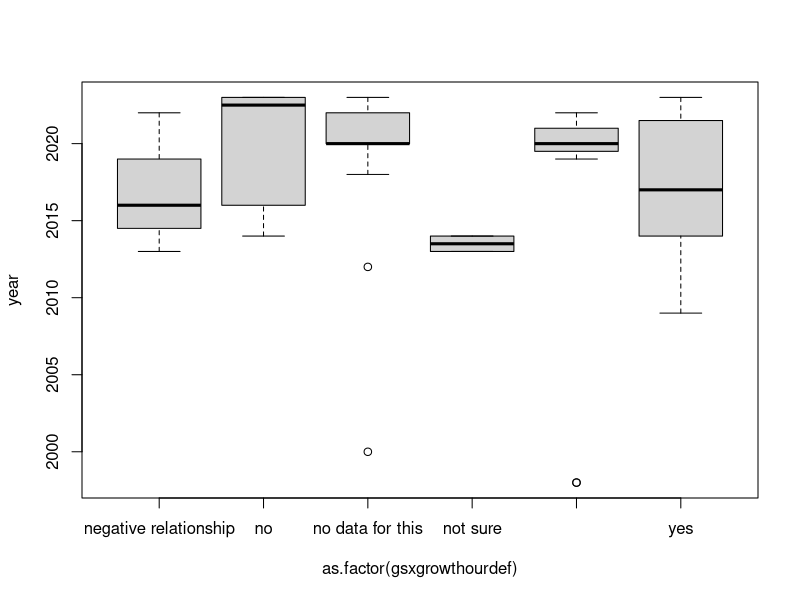

The R source for this figure:
## Started 27 August 2023 ##
## Organizing code that is not cleaning ##

# housekeeping
rm(list=ls()) 
options(stringsAsFactors=FALSE)

# Setting working directory. Add in your own path in an if statement for your file structure
if(length(grep("lizzie", getwd())>0)) { 
  setwd("~/Documents/git/projects/grephon/grephon/analyses")
} else if (length(grep("ailene", getwd()))>0) 
{setwd("C:/Users/ailene.ettinger/Documents/GitHub/grephon/analyses")
}

## packages
library(tidyverse)

# get the data
d <- read.csv("output/grephontable.csv")


##################################
##  Looking at what we've found ##
## This should get moved eventually ## 
######################################
## code from growthgsl.R

papernum <- length(unique(d$paper_id))
studynum <- nrow(d)

# Which papers have data but do not test it?
d$paper_id[d$gsxgrowthourdef=="not tested but have data"]
withdatanottested <- d[which(d$gsxgrowthourdef=="not tested but have data"),]
numwithdatanottested <- length(unique(withdatanottested$paper_id))

# Any trends with year? No.
substrRight <- function(x, n){
  substr(x, nchar(x)-n+1, nchar(x))
}

d$year <- as.numeric(substrRight(d$paper_id, 4))
plot(year~as.factor(gsxgrowthourdef), data=d)

minyr <- min(d$year, na.rm=TRUE)
maxyr <- max(d$year, na.rm=TRUE)
totyr <- maxyr-minyr

# Number of growth metrics and GSL metrics
sort(unique(d$growthclean))
sort(unique(d$gs_start_metricclean))
sort(unique(d$gs_end_metricclean))
d$gsstartendclean <- paste(d$gs_start_metricclean, d$gs_end_metricclean, sep="x")
sort(unique(d$gsstartendclean))

nstartmetrics <- length(unique(d$gs_start_metricclean))
nendmetrics <- length(unique(d$gs_end_metricclean))
ngslmetrics <- length(unique(d$gsstartendclean))
ngrowthmetrics <- length(unique(d$growthclean))


# What types of studies find evidence for this relationship in any way?
table(d$gsxgrowth)
table(d$gsxgrowthourdef)

eviany <- subset(d, gsxgrowth=="yes")
eviour <- subset(d, gsxgrowthourdef=="yes")

noeviany <- subset(d, gsxgrowth=="no")
noeviour <- subset(d, gsxgrowthourdef=="no")

papersnumanyevi <- length(unique(eviany$paper_id))
papersnumourevi <- length(unique(eviour$paper_id))

perceanyevi <- round((length(unique(eviany$paper_id))/length(unique(d$paper_id)))*100, 0)


papersnumnoevi <- length(unique(noeviany$paper_id))
papersnumnoourevi <- length(unique(noeviour$paper_id))

table(eviany$gslsimple)
table(eviour$gslsimple)

table(eviany$gs_metric_used)
table(eviour$gs_metric_used)

table(eviany$growthsimple)
table(eviour$growthsimple)

table(eviany$study_level)
table(eviour$study_level)

table(eviany$gslxgrowth)
table(eviour$gslxgrowth)

# Does country matter? (No, but highly biased)
unique(d$country)
unique(eviany$country)
unique(eviour$country)


# Does species matter? Seems unlikely....
sort(unique(d$species_list))
sort(unique(eviany$species_list))
sort(unique(eviour$species_list))

# .. and biome
 sort(unique(d$biome))

# What do annual cores find? The three yes ones are where gsl is not mentioned or they use temperature or snow metric
annualcores <- subset(d, growth=="annual core")
table(annualcores$gsxgrowth)
table(annualcores$gsxgrowthourdef)

# What do wood phenology studies find?
woodphen <- subset(d, gsl=="wood phenology")
woodphen[,c(1:2,48:51)]

# What types of studies look at external factors vs endogenous ones?
exoyes <- d[grep("yes", d$authorslooked_externalfactors),]
endoyes <- d[grep("yes", d$authorslooked_endogenousfactors),]

exono <- d[grep("no", d$authorslooked_externalfactors),]
endono <- d[grep("no", d$authorslooked_endogenousfactors),]

table(exoyes$gsl)
table(endoyes$gsl)

table(exoyes$gs_metric_used)
table(endoyes$gs_metric_used)

table(exoyes$growth)
table(endoyes$growth)

# Simpler metrics ...
table(exoyes$growthsimple)
table(endoyes$growthsimple)
# compare to these totals
table(d$growthsimple)

table(exoyes$gslsimple)
table(endoyes$gslsimple)
# compare to these totals
table(d$gslsimple)

## Some stuff on latitude
latitudestuff <- c("MAT in origin as related to adaptation to latitude/temperature",
    "yes - for temperature x latitude relationships with radial growth")

latstudies <- d[which(d$authorsthink_ALTteststatistic %in% latitudestuff),] # hmm, missing Vitasse

# Wondering what the model studies find
dmodel <- subset(d, growthmodeled=="yes")
dmodel[,48:51]

# Which metrics find it? 
table(d$growth, d$gsxgrowthourdef) # of the common ones, annual cores do not find our definition
table(d$growth, d$gsxgrowth) # and annual cores more often than not do not find their own definition; ecosystem fluxes and height are often yes

# Endo and external factors: CHECK!
table(d$authorslooked_externalfactors)
table(d$authorslooked_endogenousfactors)


##################################
##  Code from clean_methodexoendo
######################################


# Filter and look ---------------------------------------------------------

#make new dfs
unique(d$look.ext)
yes_growth<- filter(d, look.ext  == "yes - growth" |look.ext  == "yes - growth and growing season")
yes_ext.gsl<- filter(d, look.ext  == "yes - growing season" |look.ext  == "yes - growth and growing season")
yes_ext <- rbind(yes_growth, yes_ext.gsl)
no_ext<- filter(d, look.ext  == "no" )
#not sure where to include  "yes - photosythesis or carbon flux"


found_ext<- filter(yes_growth, find.ext  =="yes - growth"|find.ext  == "yes - growth and growing season" )
found_ext.gsl<- filter(yes_ext.gsl, find.ext  == "yes - growing season" |find.ext  == "yes - growth and growing season")#not sure this is the filter we want
not.found_ext<- filter(yes_growth, find.ext  == "no" )

#what factors were found?
unique(d$what.ext)
as.data.frame(table(found_ext$what.ext))
as.data.frame(table(not.found_ext$what.ext))

#who looks for external factors?
all <- as.data.frame(table(d$method))
all
as.data.frame(table(yes_ext$method))
as.data.frame(table(no_ext$method))

#who finds external factors?
looked <- as.data.frame(table(yes_ext$method))
found <- as.data.frame(table(found_ext$method))
as.data.frame(table(found_ext.gsl$method))
as.data.frame(table(not.found_ext$method))

# Merge the tables based on Var1
who.looked <- merge(all, looked, by = "Var1", suffixes = c("_all", "_looked"))
who.looked

who.found <- merge(looked, found, by = "Var1", suffixes = c("_looked", "_found"))
who.found

###looking at growth a bit more for Box on measurements
unique(d$growth_metric)
unique(d$growthsimple)
table(d$method,d$growthsimple)
boxmetrics <- colSums(table(d$method,d$growthsimple))
boxradg <- unname(boxmetrics["radial growth"])
boxbiomassg <- unname(boxmetrics["biomass height stems"])
boxcaccg <- unname(boxmetrics["putative C assimilation"])
boxrootshootg <- unname(boxmetrics["root:shoot ratio"])


